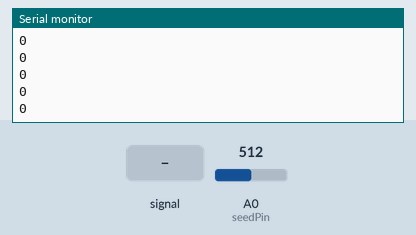
Recording of a sketch running on a simulated Arduino Uno, built with avr-gcc and run on an emulated ATmega328P. On the bench: the last lines printed to the serial monitor. The test bench sets the inputs (shaded band); at power-on: A0 (seedPin) = 512. Random numbers use the default seed unless the sketch sets one.

Above: at 1.2 s.
1.3 s: A0 (seedPin) fed a 200 Hz sine of ±81 counts around its level
At 1.96 s:
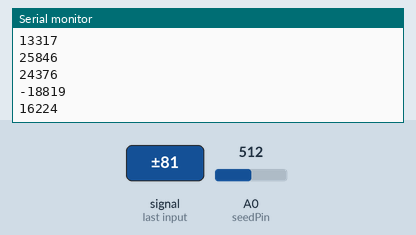
2.8 s: A0 (seedPin) set to 716
At 3.1 s:
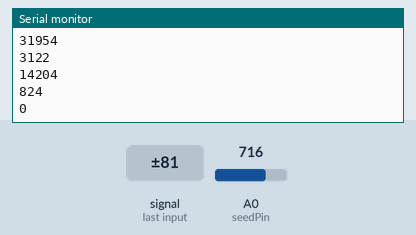
4.3 s: A0 (seedPin) set to 511
At 4.39 s:
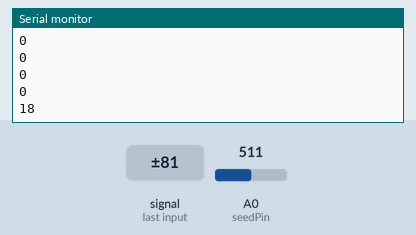
Timing chart, 0 to 7.3 s (numbered marks = the images above; inputs shaded):
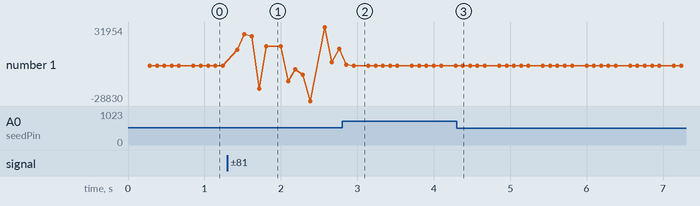

The sketch:

randomSeedSalt.ino
```cpp
#include <Arduino.h>
const uint8_t seedPin = A0;

void setup() {
Serial.begin(9600);
randomSeed(generateRandomSeed());
}

void loop() {
for (int y = 0; y < 5; y++) {
  randomSeed(generateRandomSeed());
  for (int x = 0; x < 5; x++) {
  int Value = random(generateRandomSeed());
    Serial.println(Value);
  }
}
}

uint32_t generateRandomSeed() {
  uint8_t seedBitValue = 0;
  uint8_t seedByteValue = 0;
  uint32_t seedWordValue = 0;
int randomNumber;
  randomNumber = random(0, 3);
  switch(randomNumber) {
  case 0:
 // Serial.print("Case 0:");
  for(uint8_t wordShift = 0; wordShift < 4; wordShift++) {
   for(uint8_t byteShift = 0; byteShift < 8; byteShift++) {
    for(uint8_t bitSum = 0; bitSum <= 8; bitSum++)  {
    seedBitValue = seedBitValue + (analogRead(seedPin) & 0x01); // default seed pin is A0
    }
    delay(2);
    seedByteValue = seedByteValue | ((seedBitValue & 0x01) << byteShift);
    seedBitValue = 0;
   }
   seedWordValue = seedWordValue | (uint32_t)seedByteValue << (8*wordShift);
   seedByteValue = 0;
  }
  break;
case 1:
//  Serial.print("Case 1:");
  for(uint8_t wordShift = 0; wordShift < 4; wordShift++) {
   for(uint8_t byteShift = 0; byteShift < 8; byteShift++) {
    for(uint8_t bitSum = 0; bitSum <= 8; bitSum++)  {
    seedBitValue = seedBitValue + (analogRead(seedPin)^2 & 0x01); // default seed pin is A0
    }
    delay(2);
    seedByteValue = seedByteValue | ((seedBitValue & 0x01) << byteShift);
    seedBitValue = 0;
   }
   seedWordValue = seedWordValue | (uint32_t)seedByteValue << (8*wordShift);
   seedByteValue = 0;
  }
  break;
case 2:
//   Serial.print("case 2:");
   for(uint8_t wordShift = 0; wordShift < 4; wordShift++) {
   for(uint8_t byteShift = 0; byteShift < 8; byteShift++) {
    for(uint8_t bitSum = 0; bitSum <= 8; bitSum++)  {
    seedBitValue = seedBitValue + (analogRead(seedPin)^3 & 0x01); // default seed pin is A0
    }
    delay(2);
    seedByteValue = seedByteValue | ((seedBitValue & 0x01) << byteShift);
    seedBitValue = 0;
   }
   seedWordValue = seedWordValue | (uint32_t)seedByteValue << (8*wordShift);
   seedByteValue = 0;
  }
  break;
  Default: Serial.println(" ");
  break;
  }
 return (seedWordValue);
 Serial.println(" ");
}
```

Measured:
- after the input at 1.3 s, the serial monitor: prints a new line after 0.13 s (image 1)
- after the input at 2.8 s, the serial monitor: prints a new line after 0.06 s (image 2)
- after the input at 4.3 s, the serial monitor: prints a new line after 0.08 s (image 3)
- plotted number 1: 0 → 14204 after the input at 1.3 s
